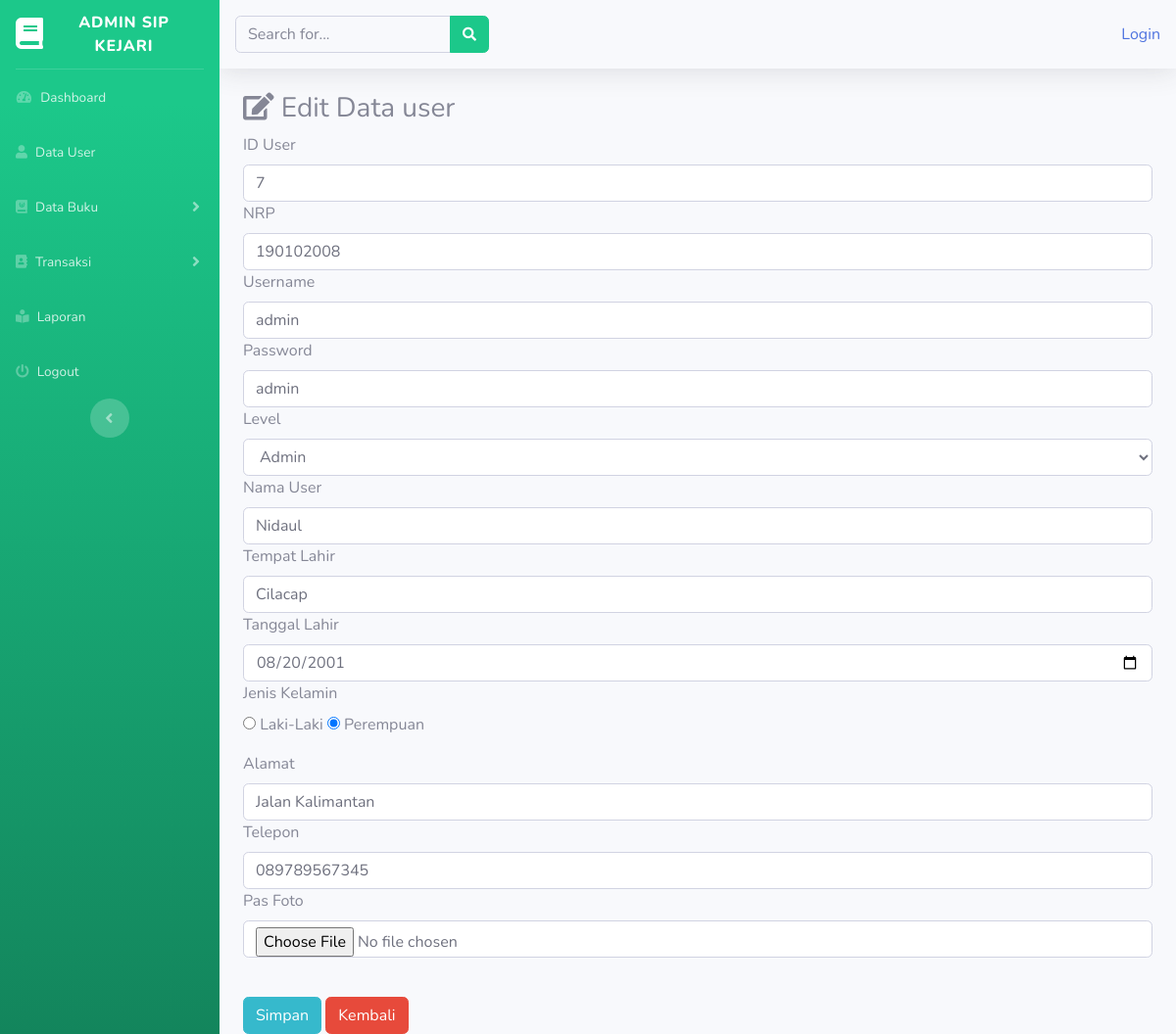
Page /admin/data_user/update_user/7 on the committed database.
### tables this page shows
CREATE TABLE `user` (
  `id_user` int(11) NOT NULL,
  `nrp` varchar(9) NOT NULL,
  `username` varchar(255) NOT NULL,
  `password` varchar(255) NOT NULL,
  `nama` varchar(255) NOT NULL,
  `tempat_lahir` varchar(50) NOT NULL,
  `tanggal_lahir` varchar(255) NOT NULL,
  `jk` varchar(15) NOT NULL,
  `alamat` varchar(255) NOT NULL,
  `telp` varchar(12) NOT NULL,
  `foto` varchar(255) NOT NULL,
  `level` varchar(20) NOT NULL
);

### application/controllers/admin/data_user.php (called while the page is built, shortened)
<?php
	class Data_user extends CI_Controller
	{
		public function update_user($id)
		{
			$where = array('id_user' =>$id);
			$data['user'] = $this->perpus_model->edit_user($where, '
			user')->result();
			$this->load->view('templates_admin/header');
			$this->load->view('templates_admin/sidebar');
			$this->load->view('admin/edit_user', $data);
			$this->load->view('templates_admin/footer');
		}
	}
?>

### index.php (called while the page is built, shortened)
<?php
require_once BASEPATH.'core/CodeIgniter.php';

### application/models/perpus_model.php (called while the page is built, shortened)
<?php
class Perpus_model extends CI_model
{
	public function edit_user($where, $table)
	{
		return $this->db->get_where($table, $where);
	}
}

### application/views/admin/edit_user.php (the view, shortened to what this page needs)
<div class="container-fluid">
	<h3><i class="fas fa-edit"></i>  Edit Data user</h3>
	<?php foreach ($user as $usr) : ?>
		<form method="post" action=" <?php echo base_url(). 'admin/data_user/update_user_aksi'?>" enctype="multipart/form-data">
			<div class="for-group">
				<label>ID User</label>
				<input type="text" name="id_user" class="form-control" value="<?php echo $usr->id_user ?>">
			</div>
			<div class="for-group">
				<label>NRP</label>
				<input type="text" name="nrp" class="form-control" value="<?php echo $usr->nrp ?>">
			</div>
			<div class="for-group">
				<label>Username</label>
				<input type="text" name="username" class="form-control" value="<?php echo $usr->username ?>">
			</div>
			<div class="form-grup">
        		<label>Password</label>
			<input type="text" name="password" class="form-control" value="<?php echo $usr->password ?>">
			</div>
			<div class="form-grup">
         	<label>Level</label>
         	  <select name="level" class="form-control">
                <option <?php if($usr->level == "1") {echo "selected='selected'";}
                echo $usr->level; ?> value="1">Admin</option>
         	  </select>
         	</div>
            <div class="for-group">
				<label>Nama User</label>
				<input type="text" name="nama" class="form-control" value="<?php echo $usr->nama ?>">
			</div>
			<div class="for-group">
				<label>Tempat Lahir</label>
				<input type="text" name="tempat_lahir" class="form-control" value="<?php echo $usr->tempat_lahir ?>">
			</div>
			<div class="for-group">
				<label>Tanggal Lahir</label>
				<input type="date" name="tanggal_lahir" class="form-control" value="<?php echo $usr->tanggal_lahir ?>">
			</div>
            <div class="form-group">
                <label>Jenis Kelamin</label>
                <br/>
                  <input type="radio" name="jk" <?php if($usr->jk == 'Laki-Laki'){ echo 'checked';}?> value="Laki-Laki" required="required"> Laki-Laki
                   <input type="radio" name="jk" <?php if($usr->jk == 'Perempuan'){ echo 'checked';}?> value="Perempuan" required="required"> Perempuan
            </div>
            <div class="form-grup">
        		<label>Alamat</label>
			<input type="text" name="alamat" class="form-control" value="<?php echo $usr->alamat ?>">
			</div>
            <div class="form-grup">
        		<label>Telepon</label>
			<input type="text" name="telp" class="form-control" value="<?php echo $usr->telp ?>">
			</div>
			<div class="form-group">
         	<label>Pas Foto</label>
         	<input type="file" name="foto" class="form-control" value="<?php echo $usr->foto ?>">
         	</div>
			<br>
			<button type="submit" class="btn btn-info btn">Simpan</button>
			<?php echo anchor('admin/data_user' , '<div class="btn btn_sm btn-danger">Kembali</div>')?>
		</form>
	<?php endforeach ; ?>
</div>

### application/views/templates_admin/header.php (shortened to what this page needs)
<!DOCTYPE html>
<html lang="en">
<head>
    <link href="<?php echo base_url() ?>assets/vendor/fontawesome-free/css/all.min.css" rel="stylesheet" type="text/css">
    <link href="<?php echo base_url() ?>assets/css/sb-admin-2.min.css" rel="stylesheet">
</head>

### application/views/templates_admin/sidebar.php (shortened to what this page needs)
<body id="page-top">
    <div id="wrapper">
        <ul class="navbar-nav bg-gradient-success sidebar sidebar-dark accordion" id="accordionSidebar">
            <a class="sidebar-brand d-flex align-items-center justify-content-center" href="index.html">
                <div class="sidebar-brand-icon">
                    <i class="fas fa-book"></i>
                </div>
                <div class="sidebar-brand-text mx-3">ADMIN SIP KEJARI</div>
            </a>
            <hr class="sidebar-divider my-0">
            <li class="nav-item">
                <a class="nav-link" href="<?php echo base_url('admin/dashboard') ?>">
                    <i class="fas fa-fw fa-tachometer-alt"></i>
                    <span>Dashboard</span></a>
            </li>
            <li class="nav-item">
                <a class="nav-link" href="<?php echo base_url('admin/data_user') ?>">
                    <i class="fas fa-user"></i>
                    <span>Data User</span></a>
            </li>
            <li class="nav-item">
                <a class="nav-link collapsed" href="#" data-toggle="collapse" data-target="#collapseUtilities"
                    aria-expanded="true" aria-controls="collapseUtilities">
                    <i class="fas fa-journal-whills"></i>
                    <span>Data Buku</span>
                </a>
            </li>
            <li class="nav-item">
                <a class="nav-link collapsed" href="#" data-toggle="collapse" data-target="#collapsePages"
                    aria-expanded="true" aria-controls="collapsePages">
                     <i class="fas fa-address-book"></i>
                    <span>Transaksi</span>
                </a>
            </li>
            <li class="nav-item">
                <a class="nav-link" href="<?php echo base_url('admin/laporan') ?>">
                    <i class="fas fa-book-reader"></i>
                    <span>Laporan</span></a>
            </li>
             <li class="nav-item">
                <a class="nav-link" href="<?php echo base_url('auth/logout') ?>">
                    <i class="fas fa-power-off"></i>
                    <span>Logout</span></a>
            </li>
            <div class="text-center d-none d-md-inline">
                <button class="rounded-circle border-0" id="sidebarToggle"></button>
            </div>
        </ul>
        <div id="content-wrapper" class="d-flex flex-column">
            <div id="content">
                <nav class="navbar navbar-expand navbar-light bg-light topbar mb-4 static-top shadow">
                    <?php echo form_open('admin/data_buku/search') ?>
                    <form class="d-none d-sm-inline-block form-inline mr-auto ml-md-3 my-2 my-md-0 mw-100 navbar-search">
                        <div class="input-group">
                            <input type="text" name="keyword" class="form-control bg-light border-2 small" placeholder="Search for..." aria-label="Search" aria-describedby="basic-addon2" >
                            <div class="input-group-append">
                                <button class="btn btn-success" type="submit">
                                    <i class="fas fa-search fa-sm"></i>
                                </button>
                            </div>
                        </div>
                    </form>
                       <ul class="nav navbar-nav navbar-right">
                            <?php if($this->session->userdata('username')) { ?>
                                <li><div>Selamat Datang <?php echo $this->session->userdata('username') ?></div></li>
                                <div class="topbar-divider d-none d-sm-block"></div>
                                <li class="ml-2"><?php echo anchor('auth/logout', 'Logout')  ?></li>
                            <?php } else { ?>
                                <li><?php echo anchor('auth/login', 'Login'); ?></li>
                            <?php } ?>
                    </ul>
                </nav>

### application/views/templates_admin/footer.php (shortened to what this page needs)
</body>
</html>

### rows in the picture
user: id_user "7", nrp "190102008", username "admin", password "admin", level "Admin", nama "Nidaul", tempat_lahir "Cilacap", tanggal_lahir "08/20/2001", jk "☑", alamat "Jalan Kalimantan", telp "089789567345"

### other values in the picture
anchor('auth/login', 'Login') "Login"
